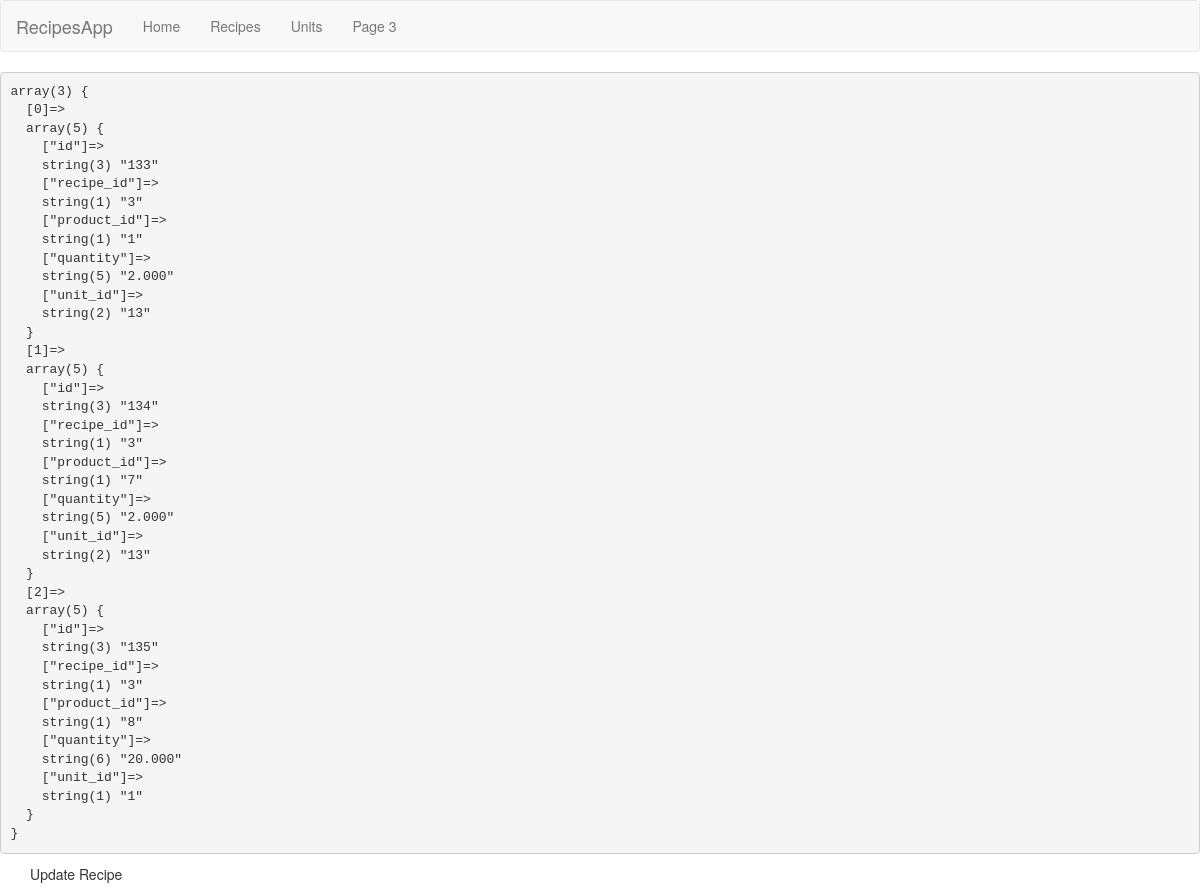
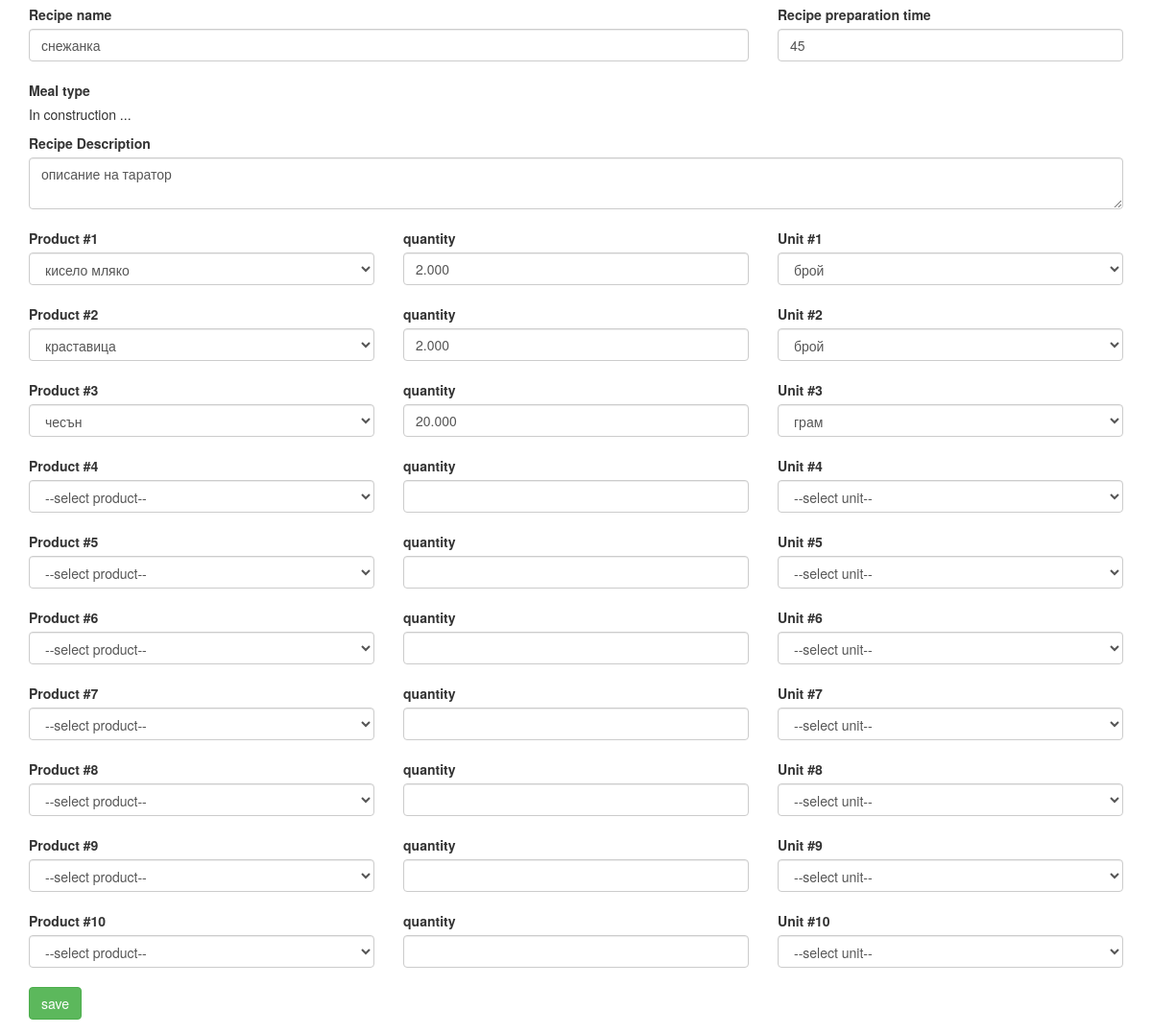
/recipes/update.php?id=3, run on the app's committed database (2 pictures, top to bottom).
### tables this page shows
CREATE TABLE `recipes` (
  `recipe_id` int(11) NOT NULL,
  `recipe_name` varchar(250) NOT NULL,
  `recipe_descr` text NOT NULL,
  `prep_time` int(11) NOT NULL,
  `meal_type_id` int(11) DEFAULT NULL,
  `date_added` date NOT NULL,
  `date_modified` datetime NOT NULL,
  `date_deleted` datetime DEFAULT NULL
);

CREATE TABLE `recipes_products_queantities_units` (
  `id` int(11) NOT NULL,
  `recipe_id` int(11) NOT NULL,
  `product_id` int(11) NOT NULL,
  `quantity` float(10,3) NOT NULL,
  `unit_id` int(11) NOT NULL
);

### recipes/update.php (the view, shortened to what this page needs)
<?php
include '../includes/db_connect.php';
include '../includes/header_inner.php';
$recipe_id = $_GET['id'];
$recipe_query = "SELECT * FROM `recipes` WHERE `date_deleted` IS NULL AND recipe_id=$recipe_id";
$result = mysqli_query($conn, $recipe_query);
$recipe = mysqli_fetch_assoc($result);
$products_query = "SELECT * FROM `recipes_products_queantities_units` rpqu WHERE rpqu.recipe_id = $recipe_id";
$recipe_products_result = mysqli_query($conn, $products_query);
$recipe_products = mysqli_fetch_all($recipe_products_result, MYSQLI_ASSOC);
echo "<pre>";
var_dump($recipe_products);
echo "</pre>";
$all_units_query = "SELECT * FROM units";
$all_units_result = mysqli_query($conn, $all_units_query);
$all_units = mysqli_fetch_all($all_units_result, MYSQLI_ASSOC);
?>
<div class="container">
	<form method="post" action="update_script.php">
		<p>Update Recipe</p>
		<div class="row">
			<div class="col-md-8">
				<label>Recipe name</label>
				<input class="form-control" type="text" name="recipe_name" value="<?= $recipe['recipe_name'] ?>"><br>
			</div>
			<div class="col-md-4">
				<label>Recipe preparation time</label>
				<input class="form-control" type="text" name="recipe_prep_time" value="<?= $recipe['prep_time'] ?>"><br>
			</div>
		</div>
		<div class="row">
			<div class="col-md-12">
				<label class="control-label">Meal type</label>
				<p>In construction ...</p>
			</div>
		</div>
		<div class="row">
			<div class="col-md-12">
				<label>Recipe Description</label>
				<textarea class="form-control" name="recipe_descr"><?= $recipe['recipe_descr']?></textarea><br>
			</div>
		</div>
		<?php $product_inputs = 0;
		while ($product_inputs < 10) {
			?>
			<div class="form-group">
				<div class="row">
					<div class="col-md-4">
						<label class="control-label">Product #<?= ($product_inputs+1) ?></label>
						<select class="form-control" name="recipe_products[<?= $product_inputs ?>][product]">
							<option value="">--select product--</option>
							<?php
							$all_products_query = "SELECT * FROM products";
							$all_products_result = mysqli_query($conn, $all_products_query);
							if( mysqli_num_rows($all_products_result) > 0 ){
								?>
								<?php while($all_product = mysqli_fetch_assoc($all_products_result)){
									?>
								<?php
								$selected = '';
								if( isset( $recipe_products[$product_inputs] ) ){
									if( $all_product['product_id'] == $recipe_products[$product_inputs]['product_id']){
										$selected = "selected=true";
									}
								}
								?>
										<option value="<?= $all_product['product_id']?>" <?= $selected ?>><?= $all_product['product_name']?></option>
								<?php } ?>
							<?php } ?>
						</select>
					</div>
					<div class="col-md-4">
						<label class="control-label">quantity</label>
						<input class="form-control" type="text" name="recipe_products[<?= $product_inputs ?>][quantity]" value="<?php echo isset( $recipe_products[$product_inputs]) ? $recipe_products[$product_inputs]['quantity'] : '' ?>">
					</div>
					<div class="col-md-4">
						<label class="control-label">Unit #<?= ($product_inputs+1) ?></label>
						<select class="form-control" name="recipe_products[<?= $product_inputs ?>][unit]">
							<option value="">--select unit--</option>
							<?php if( !empty($all_units) ){
								foreach ($all_units as $unit) {
									?>
										<?php
										$selected = '';
										if( isset( $recipe_products[$product_inputs] ) ){
											if( $unit['unit_id'] == $recipe_products[$product_inputs]['unit_id']){
												$selected = "selected=true";
											}
										}
										?>
										<option value="<?= $unit['unit_id']?>" <?= $selected ?>><?= $unit['unit_name']?></option>
								<?php } ?>
							<?php } ?>
						</select><br>
					</div>
				</div>
				<?php
				$product_inputs++;
			}
			?>
			<input type="submit" name="submit" value="save" class="btn btn-success">
		</form>
	</div>

### data on the page
recipes: recipe_name "снежанка", recipe_prep_time "45", recipe_descr "описание на таратор"
recipes_products_queantities_units: quantity "2.000"
recipes_products_queantities_units: quantity "2.000"
recipes_products_queantities_units: quantity "20.000"

### other printed values
form field value "кисело мляко"
form field value "брой"
form field value "краставица"
form field value "чесън"
form field value "грам"
